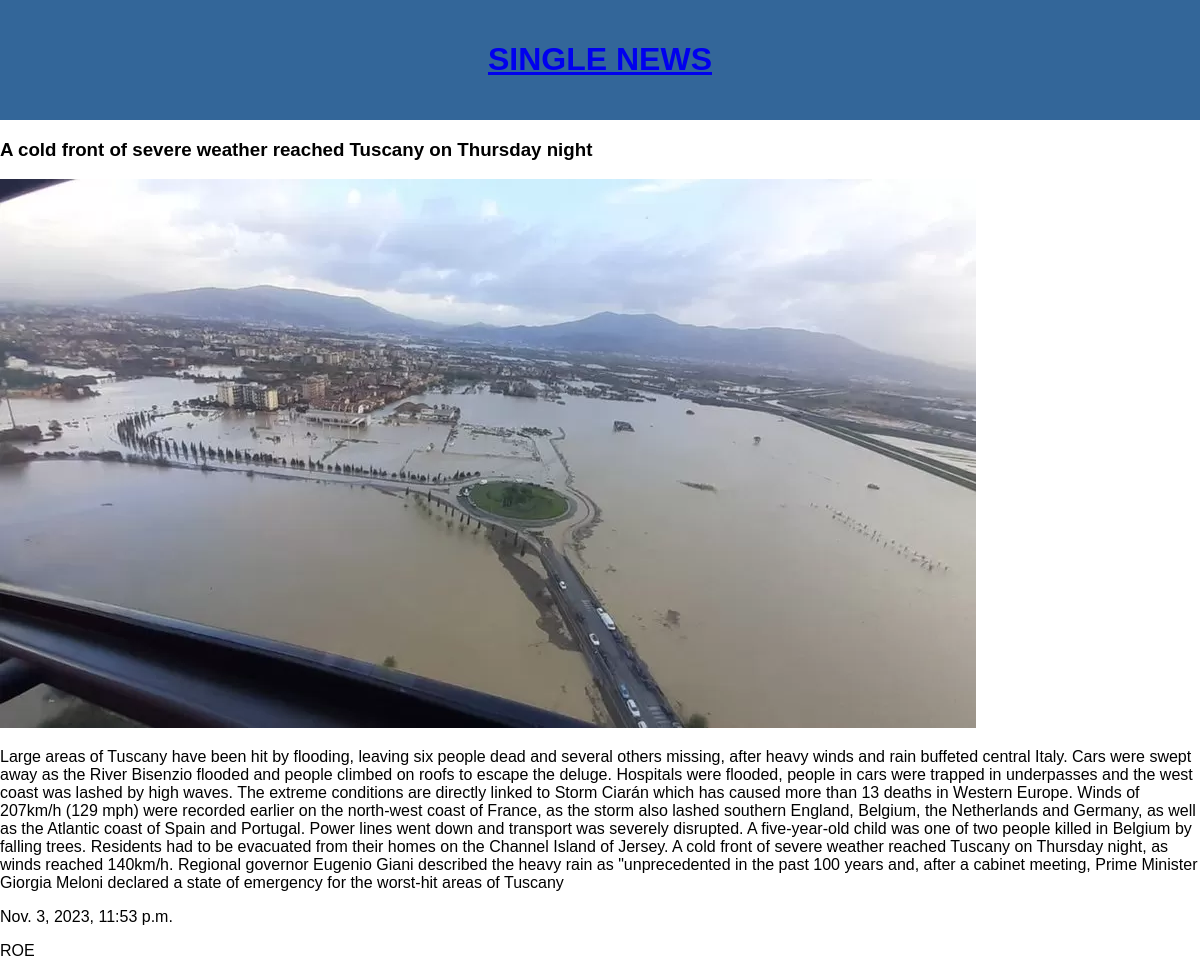
Page /4/ on the committed database.
### News/models.py (models this page shows, shortened)
class News(models.Model):
    Headline = models.CharField(max_length=200)
    Content = models.TextField(max_length=10000)
    Reporter = models.CharField(max_length=200)
    images = models.ImageField(upload_to='News_image', blank=True, null=True)
    date_reported = models.DateTimeField(auto_now_add=None)
    class Meta:
        verbose_name_plural = "News"

### News/views.py (the view)
# urls.py: path('<int:news_id>/', single_news, name='single'),
def single_news(request, news_id):
    current_news = News.objects.get(id=news_id)
    context = {'news': current_news}
    return render(request, 'news/single_news.html', context)

### News/TEMPLATES/news/single_news.html (shortened to what this page needs)
{%load static %}
<!DOCTYPE html>
<html>
<head>
</head>
<body>
    <div class="header">
       <a href="/"><h1>SINGLE NEWS</h1></a>
    </div>
    <P><h3>{{news.Headline}}</h3></P>
   <p><img src="{{news.images.url}}" alt="Images"></p>
    <p>{{news.Content}}</p>
    <p>{{news.date_reported}}</p>
        {{news.Reporter}}
    <br>
</body>
</html>

### News/TEMPLATES/news/single_news.html (style rules this page uses)
body { background-color: cream; font-family: Arial, sans-serif; margin: 0; padding: 0; }
.header { background-color: #336699; color: white; padding: 20px; text-align: center; }

### rows in the picture
News: Headline "A cold front of severe weather reached Tuscany on Thursday night", Content "Large areas of Tuscany have been hit by flooding, leaving six people dead and several others missing, after heavy winds and rain buffeted central Italy. Cars were swept away as the River Bisenzio flooded and people climbed on roofs to escape the deluge. Hospitals were flooded, people in cars were trapped in underpasses and the west coast was lashed by high waves. The extreme conditions are directly linked to Storm Ciarán which has caused more than 13 deaths in Western Europe. Winds of 207km/h (129 mph) were recorded earlier on the north-west coast of France, as the storm also lashed southern England, Belgium, the Netherlands and Germany, as well as the Atlantic coast of Spain and Portugal.…", date_reported "Nov. 3, 2023, 11:53 p.m.", Reporter "ROE"
